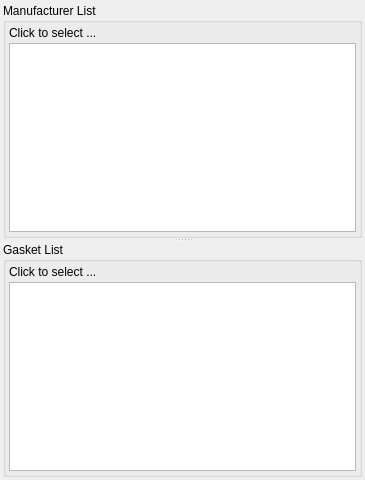
<?xml version="1.0" encoding="UTF-8"?>
<ui version="4.0">
 <class>PCALC_EN1591SelectGasketWidget</class>
 <widget class="QWidget" name="PCALC_EN1591SelectGasketWidget">
  <property name="geometry">
   <rect>
    <x>0</x>
    <y>0</y>
    <width>365</width>
    <height>480</height>
   </rect>
  </property>
  <property name="windowTitle">
   <string>Form</string>
  </property>
  <layout class="QGridLayout" name="gridLayout_3">
   <property name="leftMargin">
    <number>3</number>
   </property>
   <property name="topMargin">
    <number>3</number>
   </property>
   <property name="rightMargin">
    <number>3</number>
   </property>
   <property name="bottomMargin">
    <number>3</number>
   </property>
   <property name="spacing">
    <number>3</number>
   </property>
   <item row="0" column="0">
    <widget class="QSplitter" name="splitter">
     <property name="orientation">
      <enum>Qt::Vertical</enum>
     </property>
     <widget class="QGroupBox" name="gbManufacturer">
      <property name="title">
       <string>Manufacturer List</string>
      </property>
      <layout class="QGridLayout" name="gridLayout">
       <property name="leftMargin">
        <number>3</number>
       </property>
       <property name="topMargin">
        <number>3</number>
       </property>
       <property name="rightMargin">
        <number>3</number>
       </property>
       <property name="bottomMargin">
        <number>3</number>
       </property>
       <property name="spacing">
        <number>3</number>
       </property>
       <item row="0" column="0">
        <widget class="QLabel" name="lblClickToSelectParent">
         <property name="text">
          <string>Click to select ...</string>
         </property>
         <property name="alignment">
          <set>Qt::AlignLeading|Qt::AlignLeft|Qt::AlignVCenter</set>
         </property>
        </widget>
       </item>
       <item row="1" column="0">
        <widget class="RB_TableView" name="tvManufacturer"/>
       </item>
      </layout>
     </widget>
     <widget class="QGroupBox" name="gbGasket">
      <property name="title">
       <string>Gasket List</string>
      </property>
      <layout class="QGridLayout" name="gridLayout_2">
       <property name="leftMargin">
        <number>3</number>
       </property>
       <property name="topMargin">
        <number>3</number>
       </property>
       <property name="rightMargin">
        <number>3</number>
       </property>
       <property name="bottomMargin">
        <number>3</number>
       </property>
       <property name="spacing">
        <number>3</number>
       </property>
       <item row="0" column="0">
        <widget class="QLabel" name="lblClickToSelectChild">
         <property name="text">
          <string>Click to select ...</string>
         </property>
        </widget>
       </item>
       <item row="1" column="0">
        <widget class="RB_TableView" name="tvGasket"/>
       </item>
      </layout>
     </widget>
    </widget>
   </item>
  </layout>
 </widget>
 <customwidgets>
  <customwidget>
   <class>RB_TableView</class>
   <extends>QTableView</extends>
   <header>rb_tableview.h</header>
  </customwidget>
 </customwidgets>
 <resources/>
 <connections/>
</ui>
